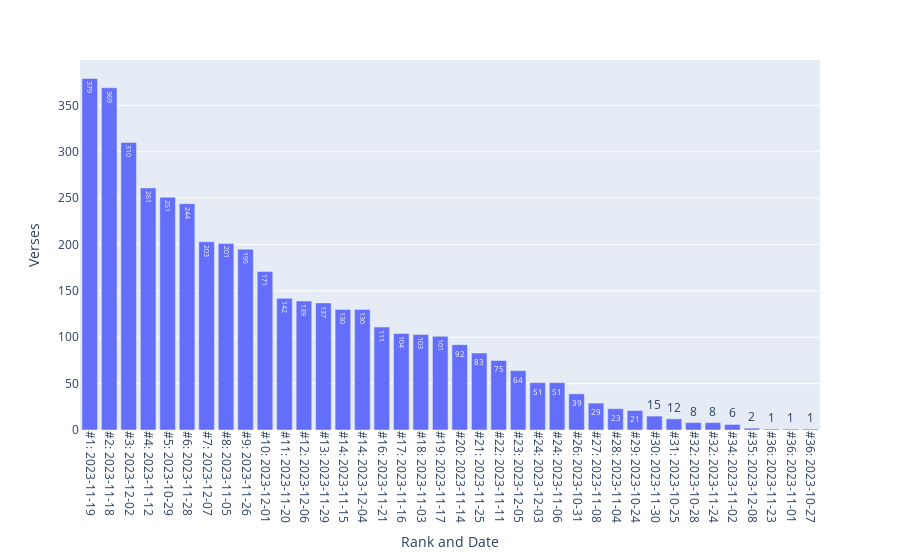

The code cell stored with this chart in its notebook:
### Code cell
fig_top_dates_by_verses = px.bar(df_top_dates_by_verses, 
x = 'Rank and Date', y = 'Verses', text = 'Verses')
fig_top_dates_by_verses.update_xaxes(tickangle = 90)
fig_top_dates_by_verses.write_html('Analyses/top_dates_by_verses.html')
fig_top_dates_by_verses.write_image(
    'Analyses/top_dates_by_verses.png', 
    width = 1920, height = 1080, engine = 'kaleido', scale = 2)
fig_top_dates_by_verses

### Figure 1 — Plotly figure (JSON) as saved in the notebook; plotly's stock layout.template omitted (floating-point values rounded to 4 significant figures)
{"data": [{"alignmentgroup": "True", "hovertemplate": "Rank and Date=%{x}<br>Verses=%{text}<extra></extra>", "legendgroup": "", "marker": {"color": "#636efa", "pattern": {"shape": ""}}, "name": "", "offsetgroup": "", "orientation": "v", "showlegend": false, "text": [379, 369, 310, 261, 251, 244, 203, 201, 195, 171, 142, 139, 137, 130, 130, 111, 104, 103, 101, 92, 83, 75, 64, 51, 51, 39, 29, 23, 21, 15, 12, 8, 8, 6, 2, 1, 1, 1], "textposition": "auto", "type": "bar", "x": ["#1: 2023-11-19", "#2: 2023-11-18", "#3: 2023-12-02", "#4: 2023-11-12", "#5: 2023-10-29", "#6: 2023-11-28", "#7: 2023-12-07", "#8: 2023-11-05", "#9: 2023-11-26", "#10: 2023-12-01", "#11: 2023-11-20", "#12: 2023-12-06", "#13: 2023-11-29", "#14: 2023-11-15", "#14: 2023-12-04", "#16: 2023-11-21", "#17: 2023-11-16", "#18: 2023-11-03", "#19: 2023-11-17", "#20: 2023-11-14", "#21: 2023-11-25", "#22: 2023-11-11", "#23: 2023-12-05", "#24: 2023-12-03", "#24: 2023-11-06", "#26: 2023-10-31", "#27: 2023-11-08", "#28: 2023-11-04", "#29: 2023-10-24", "#30: 2023-11-30", "#31: 2023-10-25", "#32: 2023-10-28", "#32: 2023-11-24", "#34: 2023-11-02", "#35: 2023-12-08", "#36: 2023-11-23", "#36: 2023-11-01", "#36: 2023-10-27"], "xaxis": "x", "y": [379, 369, 310, 261, 251, 244, 203, 201, 195, 171, 142, 139, 137, 130, 130, 111, 104, 103, 101, 92, 83, 75, 64, 51, 51, 39, 29, 23, 21, 15, 12, 8, 8, 6, 2, 1, 1, 1], "yaxis": "y"}], "layout": {"barmode": "relative", "legend": {"tracegroupgap": 0}, "margin": {"t": 60}, "xaxis": {"anchor": "y", "domain": [0, 1], "tickangle": 90, "title": {"text": "Rank and Date"}}, "yaxis": {"anchor": "x", "domain": [0, 1], "title": {"text": "Verses"}}}}
